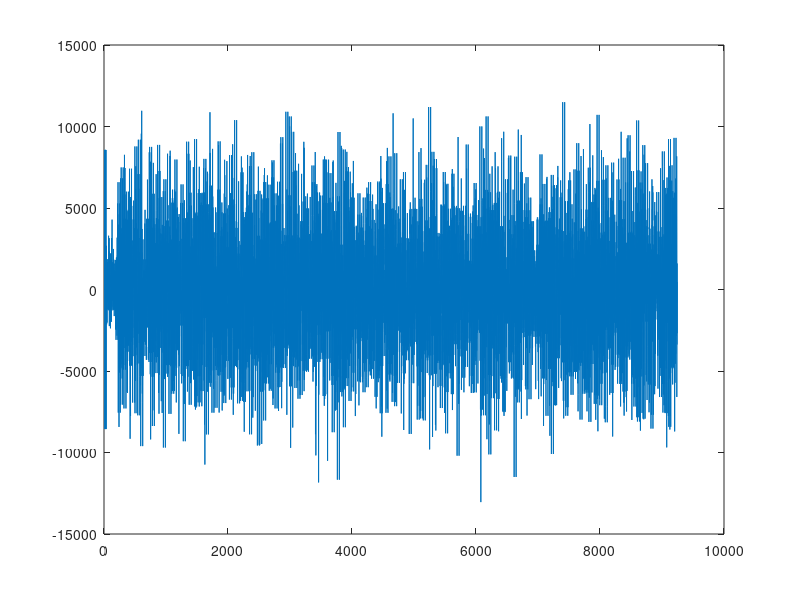
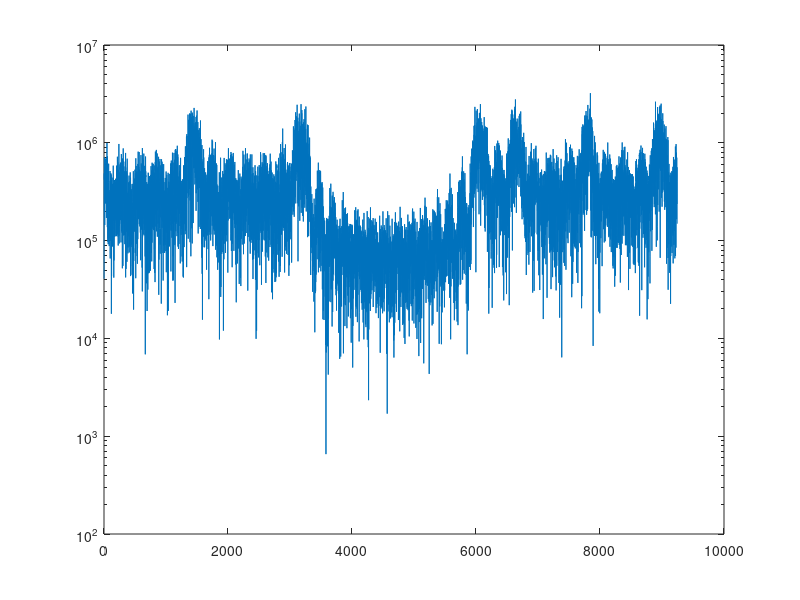

Here is the MATLAB script that generated these plots, in order:
% close all;
% fid1=fopen('sent.dat','r');
% x=fread(fid1,82682*2,'short');
% fclose(fid1);
% 
% xComplex2= zeros(1,82682);
% count = 1;
% for i=1:2:82682*2
%     xComplex2(count) = complex(x(i),x(i+1));
%     count = count+1;
% end
% 
% xComplex2=conj(xComplex2)';


close all;
fid1=fopen('codedData.dat','r');
x=fread(fid1,9244*4,'short');
fclose(fid1);

xComplex1= zeros(1,9244);
count = 1;
for i=1:2:9244*2
    xComplex1(count) = complex(x(i),x(i+1));
    count = count+1;
end

xComplex1=conj(xComplex1)';


disp(['rms= ' num2str(rms(xComplex1))]);

figure()
plot(real(xComplex1));
% figure()
% plot(imag(xComplex1));

figure()
%pwelch(xComplex1);
semilogy(abs(fft(xComplex1)));
%plot(abs(fft(xComplex1)));
% close all;
% fid1=fopen('dataBinNPaq.dat','r');
% x=fread(fid1,10000,'double');
% fclose(fid1);
